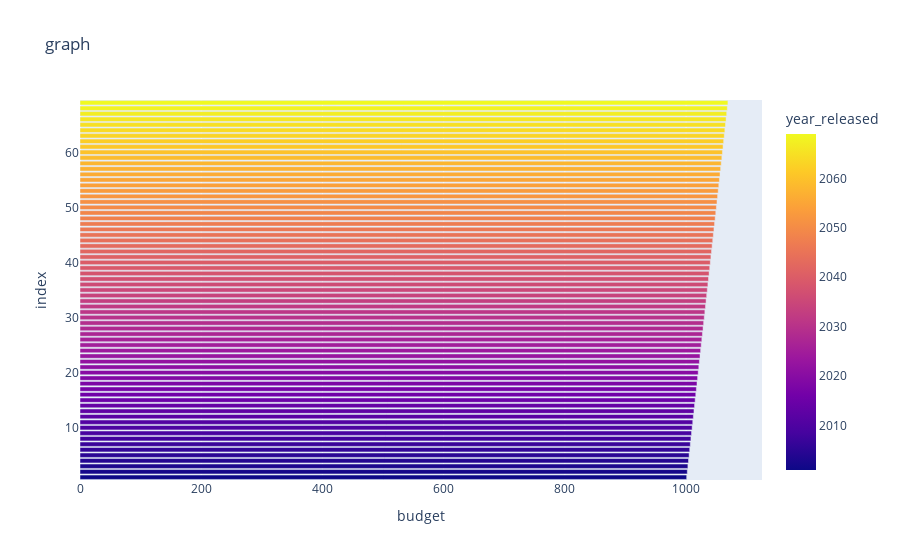

Write notebook code for a chart like this one.
### Code cell
import plotly.express as px

fig = px.bar(dfb, x="budget", color="year_released", title="graph")
fig

### Figure 1 — Plotly figure (JSON) as saved in the notebook; plotly's stock layout.template omitted (floating-point values rounded to 4 significant figures)
{"data": [{"alignmentgroup": "True", "hovertemplate": "budget=%{x}<br>index=%{y}<br>year_released=%{marker.color}<extra></extra>", "legendgroup": "", "marker": {"color": [2001, 2002, 2003, 2004, 2005, 2006, 2007, 2008, 2009, 2010, 2011, 2012, 2013, 2014, 2015, 2016, 2017, 2018, 2019, 2020, 2021, 2022, 2023, 2024, 2025, 2026, 2027, 2028, 2029, 2030, 2031, 2032, 2033, 2034, 2035, 2036, 2037, 2038, 2039, 2040, 2041, 2042, 2043, 2044, 2045, 2046, 2047, 2048, 2049, 2050, 2051, 2052, 2053, 2054, 2055, 2056, 2057, 2058, 2059, 2060, 2061, 2062, 2063, 2064, 2065, 2066, 2067, 2068, 2069], "coloraxis": "coloraxis", "pattern": {"shape": ""}}, "name": "", "offsetgroup": "", "orientation": "h", "showlegend": false, "textposition": "auto", "type": "bar", "x": [1001, 1002, 1003, 1004, 1005, 1006, 1007, 1008, 1009, 1010, 1011, 1012, 1013, 1014, 1015, 1016, 1017, 1018, 1019, 1020, 1021, 1022, 1023, 1024, 1025, 1026, 1027, 1028, 1029, 1030, 1031, 1032, 1033, 1034, 1035, 1036, 1037, 1038, 1039, 1040, 1041, 1042, 1043, 1044, 1045, 1046, 1047, 1048, 1049, 1050, 1051, 1052, 1053, 1054, 1055, 1056, 1057, 1058, 1059, 1060, 1061, 1062, 1063, 1064, 1065, 1066, 1067, 1068, 1069], "xaxis": "x", "y": [1, 2, 3, 4, 5, 6, 7, 8, 9, 10, 11, 12, 13, 14, 15, 16, 17, 18, 19, 20, 21, 22, 23, 24, 25, 26, 27, 28, 29, 30, 31, 32, 33, 34, 35, 36, 37, 38, 39, 40, 41, 42, 43, 44, 45, 46, 47, 48, 49, 50, 51, 52, 53, 54, 55, 56, 57, 58, 59, 60, 61, 62, 63, 64, 65, 66, 67, 68, 69], "yaxis": "y"}], "layout": {"barmode": "relative", "coloraxis": {"colorbar": {"title": {"text": "year_released"}}, "colorscale": [[0, "#0d0887"], [0.1111, "#46039f"], [0.2222, "#7201a8"], [0.3333, "#9c179e"], [0.4444, "#bd3786"], [0.5556, "#d8576b"], [0.6667, "#ed7953"], [0.7778, "#fb9f3a"], [0.8889, "#fdca26"], [1, "#f0f921"]]}, "legend": {"tracegroupgap": 0}, "title": {"text": "graph"}, "xaxis": {"anchor": "y", "domain": [0, 1], "title": {"text": "budget"}}, "yaxis": {"anchor": "x", "domain": [0, 1], "title": {"text": "index"}}}}
